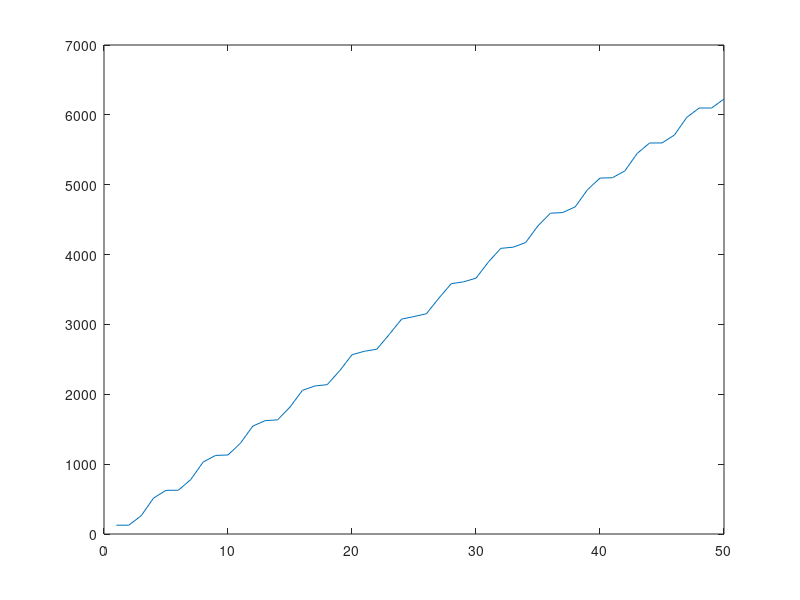
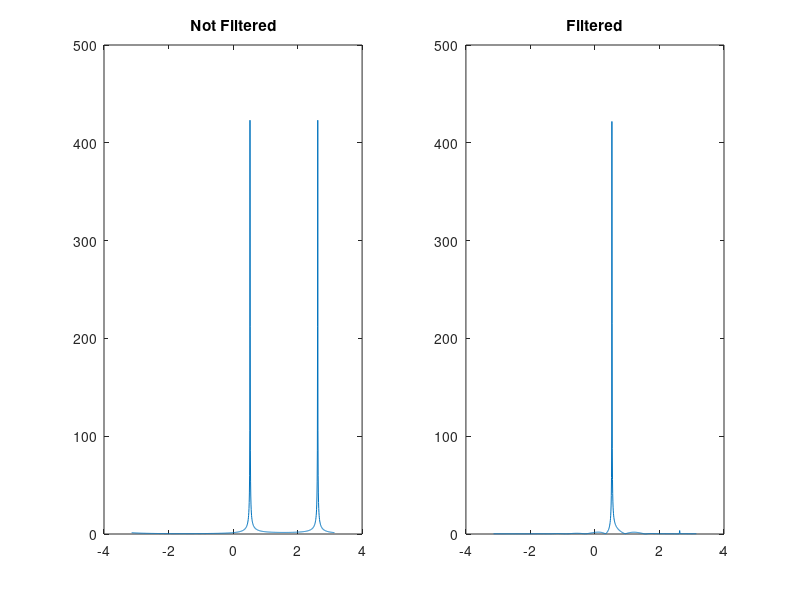
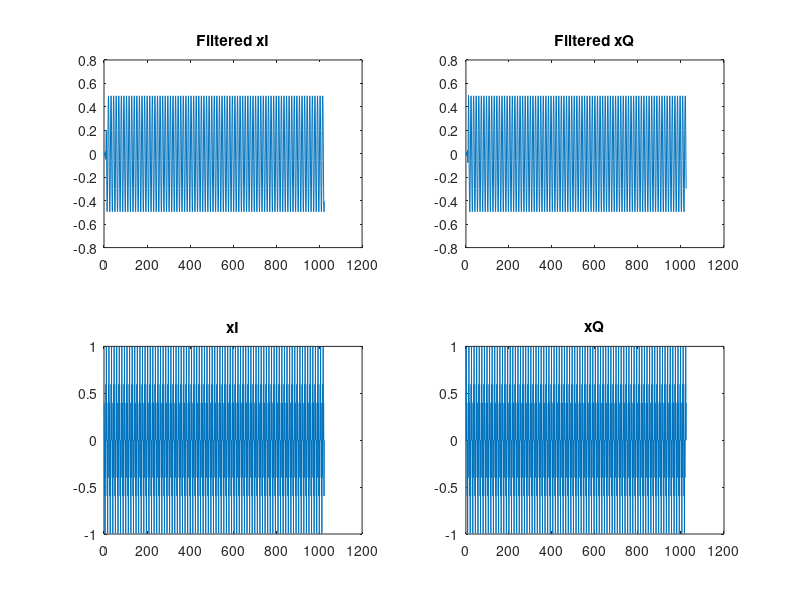

Write the MATLAB code that produced these figures, in order.
%% IF
w = 2*pi*5e6;
RIF = 575;
XIF = 3.39e3; CIF = 1/(w*XIF);
RL = 200;

n = RIF/RL;
Q = sqrt(n-1);
Xc = RIF/Q;
C = 1/(w*Xc);
C3 = C-CIF
XL = RL*Q;
L2 = XL/(2*w)

RL = 50;
L11 = sqrt(RL*RIF)/w
C11 = 1/(w*sqrt(RL*RIF))
%% RF
w = 2*pi*85e6;
RRF = 31.3; XRF = 8.41;
Rs = 50;

n = Rs/RRF;
Q = sqrt(n-1);
Xc = Rs/Q;
C = 1/(w*Xc)
XL = RRF*Q;
Xext = XL-XRF;
Lext = Xext/w;
L = 0.5*Lext

L1 = sqrt(Rs*RRF)/w
C7 = 1/(w*sqrt(Rs*RRF))

%%
N = 1024;
a = [127,0,127,255]-127;
x = repmat(a,1,N/4);


%%

close all

f = 5.25e6;
fs = 1e6;
N = 1024;
t = linspace(0,N/fs,N);
a=127;
x = sin(2*pi*f*t+rand(1)*2*pi)*a;
x(x>127)=127; x(x<-127)=-127;


%%
x = x+a;
x = round(x);
plot(cumsum(x(1:50)))


%%

close all

f = 85.25e6;
fs = 1e6;
N = 1024;
t = linspace(0,N/fs,N);
a=127;
x = sin(2*pi*f*t+rand(1)*2*pi);
% x(x>127)=127; x(x<-127)=-127;

sOdd = [1,0,-1,0];
sEven = [0,-1,0,1];

sOdd = repmat(sOdd,1,N/4);
sEven = repmat(sEven,1,N/4);

xI = x.*sOdd;
xQ = x.*sEven;

b = [-0.002685546875,                                          
0.013641357421875,                                       
 0.00262451171875,                                        
-0.02392578125,                                           
-0.00335693359375,                                        
 0.046600341796875,                                       
 0.004119873046875,                                       
-0.095123291015625,                                       
-0.004608154296875,                                       
 0.31451416015625,                                        
 0.5047607421875,                                         
 0.31451416015625,                                        
-0.004608154296875,                                       
-0.095123291015625,                                       
 0.004119873046875,                                       
 0.046600341796875,                                       
-0.00335693359375,                                        
-0.02392578125,                                           
 0.00262451171875,                                        
 0.013641357421875,                                       
-0.002685546875];

xfI = filter(b,1,xI);
xfQ = filter(b,1,xQ);

X = fftshift(fft(xI+1j*xQ));
Xf = fftshift(fft(xfI+1j*xfQ));
figure
subplot(1,2,1), plot(linspace(-pi,pi,N),abs(X)), title('Not Filtered');
subplot(1,2,2), plot(linspace(-pi,pi,N),abs(Xf)), title('Filtered');
figure
subplot(2,2,1), plot(xfI), title('Filtered xI')
subplot(2,2,2), plot(xfQ), title('Filtered xQ')
subplot(2,2,3), plot(xI), title('xI')
subplot(2,2,4), plot(xQ), title('xQ')